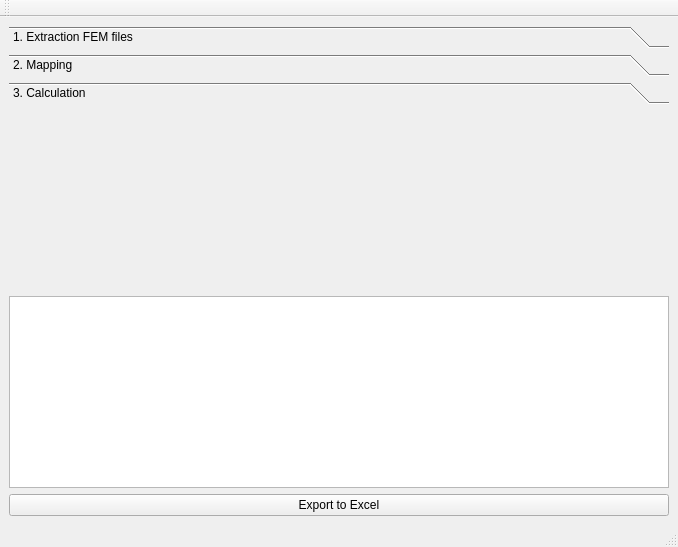
<?xml version="1.0" encoding="UTF-8"?>
<ui version="4.0">
 <author>Ivanov Eugene</author>
 <class>MainWindow</class>
 <widget class="QMainWindow" name="MainWindow">
  <property name="enabled">
   <bool>true</bool>
  </property>
  <property name="geometry">
   <rect>
    <x>0</x>
    <y>0</y>
    <width>678</width>
    <height>547</height>
   </rect>
  </property>
  <property name="minimumSize">
   <size>
    <width>390</width>
    <height>220</height>
   </size>
  </property>
  <property name="windowTitle">
   <string>Портфель ИТ и ЦТ</string>
  </property>
  <property name="layoutDirection">
   <enum>Qt::LeftToRight</enum>
  </property>
  <property name="autoFillBackground">
   <bool>false</bool>
  </property>
  <widget class="QWidget" name="centralwidget">
   <layout class="QGridLayout" name="gridLayout">
    <item row="2" column="0">
     <widget class="QToolBox" name="toolBox">
      <property name="sizePolicy">
       <sizepolicy hsizetype="Minimum" vsizetype="Preferred">
        <horstretch>0</horstretch>
        <verstretch>0</verstretch>
       </sizepolicy>
      </property>
      <property name="currentIndex">
       <number>2</number>
      </property>
      <widget class="QWidget" name="page">
       <property name="geometry">
        <rect>
         <x>0</x>
         <y>0</y>
         <width>654</width>
         <height>229</height>
        </rect>
       </property>
       <attribute name="label">
        <string>1. Extraction FEM files</string>
       </attribute>
       <layout class="QGridLayout" name="gridLayout_7">
        <item row="0" column="0" colspan="2">
         <widget class="QLineEdit" name="lineEdit_datafolder">
          <property name="alignment">
           <set>Qt::AlignCenter</set>
          </property>
          <property name="readOnly">
           <bool>true</bool>
          </property>
          <property name="placeholderText">
           <string>choose folder</string>
          </property>
         </widget>
        </item>
        <item row="0" column="2">
         <widget class="QToolButton" name="btn_tool_choose_fem_folder">
          <property name="text">
           <string>...</string>
          </property>
         </widget>
        </item>
        <item row="3" column="0" colspan="2">
         <widget class="QPushButton" name="btn_extract_fem">
          <property name="sizePolicy">
           <sizepolicy hsizetype="Preferred" vsizetype="Maximum">
            <horstretch>0</horstretch>
            <verstretch>0</verstretch>
           </sizepolicy>
          </property>
          <property name="minimumSize">
           <size>
            <width>0</width>
            <height>0</height>
           </size>
          </property>
          <property name="text">
           <string>Extract FEM</string>
          </property>
         </widget>
        </item>
       </layout>
      </widget>
      <widget class="QWidget" name="page_2">
       <property name="geometry">
        <rect>
         <x>0</x>
         <y>0</y>
         <width>654</width>
         <height>194</height>
        </rect>
       </property>
       <attribute name="label">
        <string>2. Mapping</string>
       </attribute>
       <layout class="QGridLayout" name="gridLayout_2">
        <item row="2" column="3">
         <widget class="QToolButton" name="btn_tool_choose_data_file">
          <property name="text">
           <string>...</string>
          </property>
         </widget>
        </item>
        <item row="2" column="1">
         <widget class="QToolButton" name="btn_tool_choose_mapping_file">
          <property name="text">
           <string>...</string>
          </property>
         </widget>
        </item>
        <item row="2" column="0">
         <widget class="QLineEdit" name="lineEdit_mapping_file">
          <property name="sizePolicy">
           <sizepolicy hsizetype="Preferred" vsizetype="Fixed">
            <horstretch>0</horstretch>
            <verstretch>0</verstretch>
           </sizepolicy>
          </property>
          <property name="alignment">
           <set>Qt::AlignCenter</set>
          </property>
          <property name="readOnly">
           <bool>true</bool>
          </property>
          <property name="placeholderText">
           <string>choose file</string>
          </property>
          <property name="cursorMoveStyle">
           <enum>Qt::LogicalMoveStyle</enum>
          </property>
          <property name="clearButtonEnabled">
           <bool>true</bool>
          </property>
         </widget>
        </item>
        <item row="1" column="0">
         <widget class="QLabel" name="label_9">
          <property name="sizePolicy">
           <sizepolicy hsizetype="Minimum" vsizetype="Preferred">
            <horstretch>0</horstretch>
            <verstretch>0</verstretch>
           </sizepolicy>
          </property>
          <property name="text">
           <string>Mapping file</string>
          </property>
         </widget>
        </item>
        <item row="1" column="2">
         <widget class="QLabel" name="label_14">
          <property name="text">
           <string>Extraction file</string>
          </property>
         </widget>
        </item>
        <item row="3" column="0">
         <widget class="QPushButton" name="btn_get_mapping_file">
          <property name="sizePolicy">
           <sizepolicy hsizetype="Preferred" vsizetype="Preferred">
            <horstretch>0</horstretch>
            <verstretch>0</verstretch>
           </sizepolicy>
          </property>
          <property name="minimumSize">
           <size>
            <width>0</width>
            <height>0</height>
           </size>
          </property>
          <property name="text">
           <string>Get mapping file</string>
          </property>
         </widget>
        </item>
        <item row="2" column="2">
         <widget class="QLineEdit" name="lineEdit_data_file">
          <property name="sizePolicy">
           <sizepolicy hsizetype="Preferred" vsizetype="Fixed">
            <horstretch>0</horstretch>
            <verstretch>0</verstretch>
           </sizepolicy>
          </property>
          <property name="alignment">
           <set>Qt::AlignCenter</set>
          </property>
          <property name="readOnly">
           <bool>true</bool>
          </property>
          <property name="placeholderText">
           <string>choose file</string>
          </property>
          <property name="cursorMoveStyle">
           <enum>Qt::LogicalMoveStyle</enum>
          </property>
          <property name="clearButtonEnabled">
           <bool>true</bool>
          </property>
         </widget>
        </item>
        <item row="4" column="2">
         <widget class="QLabel" name="label_10">
          <property name="sizePolicy">
           <sizepolicy hsizetype="Minimum" vsizetype="Preferred">
            <horstretch>0</horstretch>
            <verstretch>0</verstretch>
           </sizepolicy>
          </property>
          <property name="text">
           <string>Result mapping file</string>
          </property>
         </widget>
        </item>
        <item row="5" column="2">
         <widget class="QLineEdit" name="lineEdit_mapping_file_res">
          <property name="sizePolicy">
           <sizepolicy hsizetype="Preferred" vsizetype="Fixed">
            <horstretch>0</horstretch>
            <verstretch>0</verstretch>
           </sizepolicy>
          </property>
          <property name="alignment">
           <set>Qt::AlignCenter</set>
          </property>
          <property name="readOnly">
           <bool>true</bool>
          </property>
          <property name="placeholderText">
           <string>choose file</string>
          </property>
          <property name="cursorMoveStyle">
           <enum>Qt::LogicalMoveStyle</enum>
          </property>
          <property name="clearButtonEnabled">
           <bool>true</bool>
          </property>
         </widget>
        </item>
        <item row="5" column="3">
         <widget class="QToolButton" name="btn_tool_choose_mapping_file_res">
          <property name="text">
           <string>...</string>
          </property>
         </widget>
        </item>
        <item row="6" column="2">
         <widget class="QPushButton" name="btn_applymap">
          <property name="text">
           <string>Apply mapping</string>
          </property>
         </widget>
        </item>
       </layout>
      </widget>
      <widget class="QWidget" name="page_5">
       <property name="geometry">
        <rect>
         <x>0</x>
         <y>0</y>
         <width>654</width>
         <height>151</height>
        </rect>
       </property>
       <attribute name="label">
        <string>3. Calculation</string>
       </attribute>
      </widget>
     </widget>
    </item>
    <item row="5" column="0">
     <widget class="QPushButton" name="btn_save_table">
      <property name="text">
       <string>Export to Excel</string>
      </property>
     </widget>
    </item>
    <item row="4" column="0">
     <widget class="QTableView" name="tableView">
      <property name="sizePolicy">
       <sizepolicy hsizetype="Expanding" vsizetype="Preferred">
        <horstretch>0</horstretch>
        <verstretch>0</verstretch>
       </sizepolicy>
      </property>
     </widget>
    </item>
   </layout>
  </widget>
  <widget class="QToolBar" name="toolBar">
   <property name="windowTitle">
    <string>toolBar</string>
   </property>
   <attribute name="toolBarArea">
    <enum>TopToolBarArea</enum>
   </attribute>
   <attribute name="toolBarBreak">
    <bool>false</bool>
   </attribute>
  </widget>
  <widget class="QStatusBar" name="statusBar">
   <property name="minimumSize">
    <size>
     <width>0</width>
     <height>0</height>
    </size>
   </property>
   <property name="sizeIncrement">
    <size>
     <width>0</width>
     <height>0</height>
    </size>
   </property>
  </widget>
 </widget>
 <resources/>
 <connections/>
</ui>
